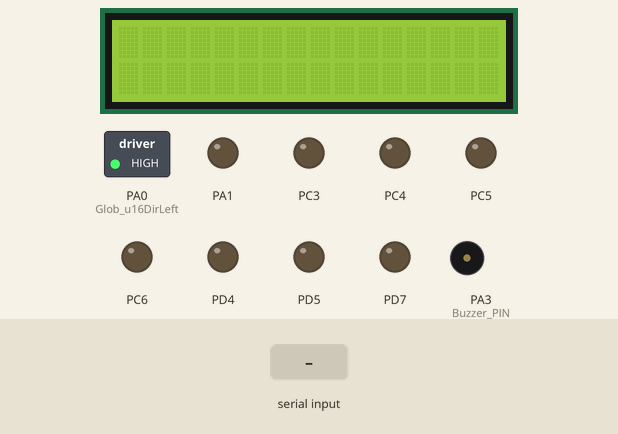
Simulated run of this program. Board: ATmega32, built with avr-gcc and emulated at 16 MHz. On the bench: 16×2 character LCD, switched loads named in the program (green lamp = pin HIGH), output pins drawn as LEDs (lit = HIGH), buzzer (waves = sounding, pin HIGH). Wiring (inferred from the names in the program): character LCD (HD44780): RS PB1; R/W PB2; E PB3; data PA4, PA5, PA6, PA7. Inputs (shaded band) come from the test bench. Pins used as bus, display or sensor lines are not drawn.

Above: at 1.2 s.
1.3 s: "F" received over Serial
At 1.8 s:
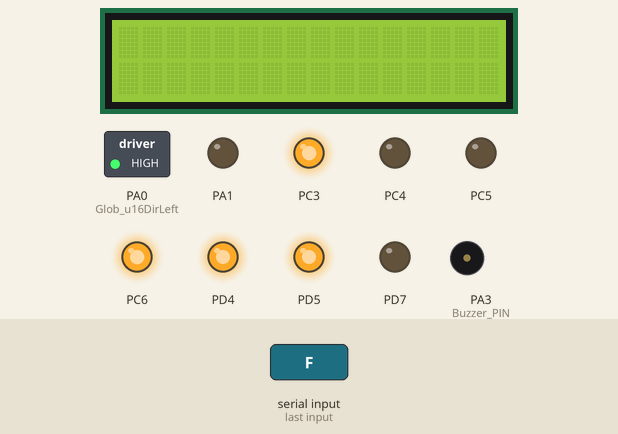
2.8 s: byte 86 ('V') received over Serial
At 4.0 s:
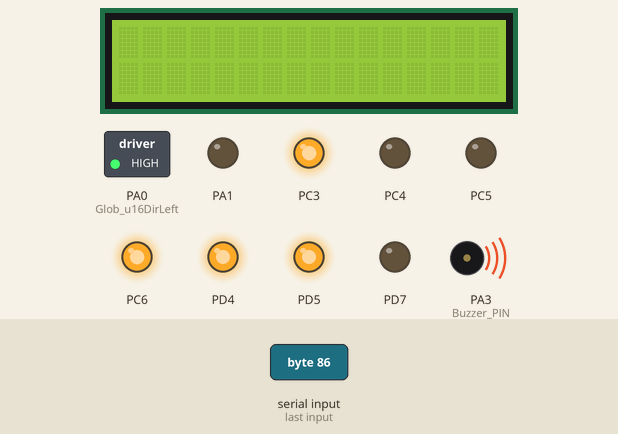
4.3 s: byte 71 ('G') received over Serial
At 5.4 s:
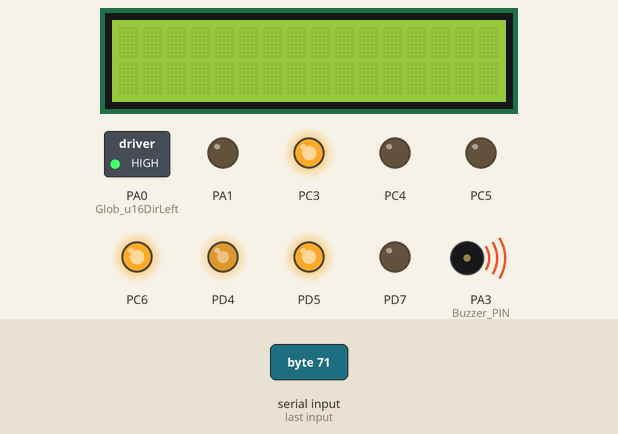
5.8 s: byte 118 ('v') received over Serial
At 6.2 s:
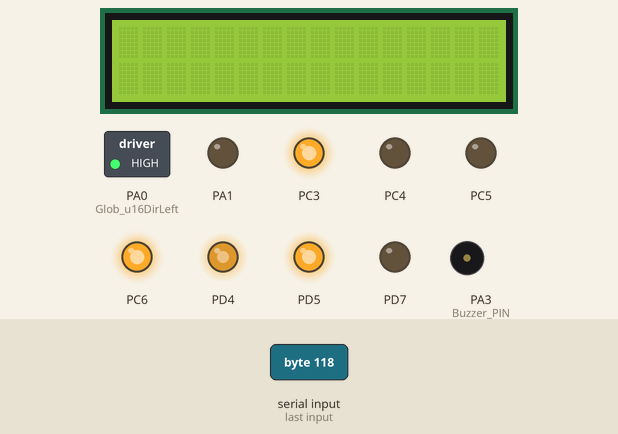
7.3 s: "B" received over Serial
At 8.5 s:
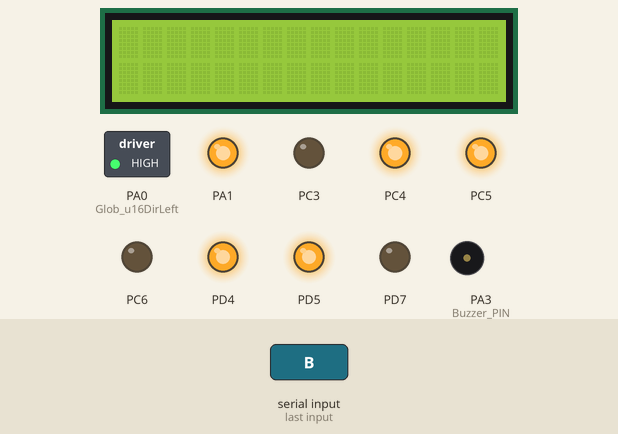
8.8 s: "L" received over Serial
At 9.7 s:
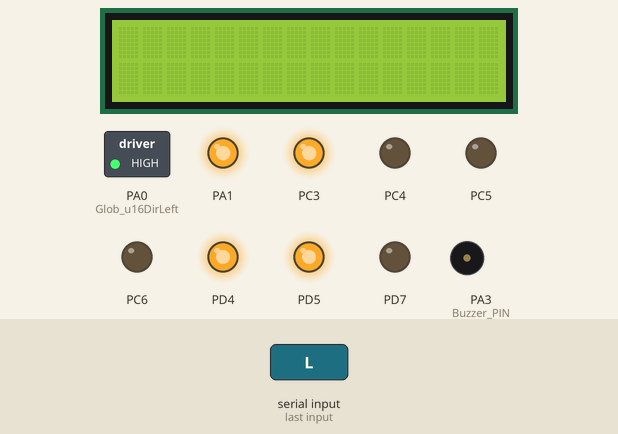
Timing chart, 0 to 11.3 s (numbered marks = the images above; inputs shaded):
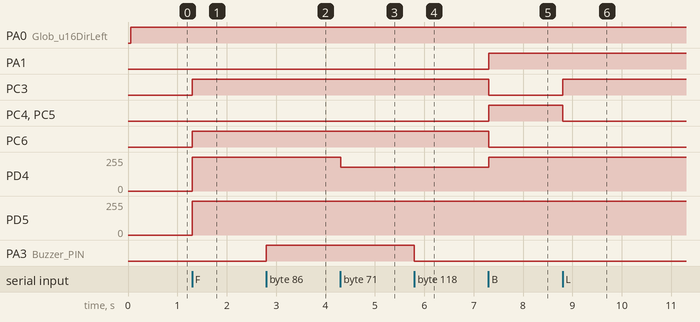

The program:

main.c
```c
/*
 * main.c
 *
 *  Created on: Dec 13, 2023
 *      Author: Mohamed
 */

#include "Autonomous_Car/Autonomous_Car.h"
#include "Control_Car/Control_Car.h"
int main(void) {
	u8 Loc_u8Mode = 'X';
	//APP_Autonomous_Car_voidInit();
	APP_Control_Car_Init();
	while (1) {
		//MCAL_UART_UARTReceive(&Loc_u8Mode);
		//if (Loc_u8Mode == 'x') {
			APP_Control_Car_App();
		//} else if (Loc_u8Mode == 'X') {
			//APP_Autonomous_Car_voidApp();
		//}
	}

}
```

Autonomous_Car.c
```c
/*
 * Autonomous_Car.c
 *
 *  Created on: Dec 13, 2023
 *      Author: Mohamed
 */

#include "Autonomous_Car.h"
volatile u16 Glob_u16DirLeft = NUM0;
volatile u16 Glob_u16DirRight = NUM0;
volatile u16 Glob_u16DirFront = NUM0;
void APP_Autonomous_Car_voidInit(void) {
	//Init Buzzer
//	HAL_Buzzer_u8BuzzerInit(PortA, Pin3);
	//Init LCD
	HAL_LCD_u8LCDInit();
	//Init Servo Motor
	HAL_SM_voidSMInit();
	//Init UltraSonic Sensor
	HAL_Ultrasonic_Sensor_voidInit();
	//Init H_Bridge
	HAL_void_H_BridgeInit();
	//Leds
	HAL_LED_u8LedInit(PortA, Pin0);
	HAL_LED_u8LedInit(PortA, Pin1);
}
void APP_Autonomous_Car_voidApp(void) {
	u8 Loc_u8direction = 'E';
	f32 LOC_f32Distance = NUM0;
	//	Initially Set Servo Angle 90
	HAL_SM_voidSMSetAngle(START_ANGLE);
	//Light Front LEDS
	HAL_LED_u8LedMode(PortA, Pin0, LED_ON);
	while (NUM1) {
		MCAL_UART_UARTReceive(Loc_u8direction);
		if(Loc_u8direction=='x'){
			APP_Control_Car_App();
		}
		_delay_ms(50);
		HAL_Ultrasonic_Sensor_voidCalcDistancse(&LOC_f32Distance);
//		Glob_u16DirFront = LOC_f32Distance;
		if (LOC_f32Distance > DISTANCE_30) {
			HAL_LCD_u8Clear();
			HAL_LCD_u8SendString("Moving Front...");
			HAL_LCD_u8GoTo(Second_Line, NUM0);
			HAL_LCD_u8SendString("Distance: ");
			_delay_ms(50);
			HAL_Ultrasonic_Sensor_voidCalcDistancse(&LOC_f32Distance);
			_delay_ms(50);
			Glob_u16DirFront = LOC_f32Distance;
			HAL_LCD_u8SendNumber(Glob_u16DirFront);
			_delay_ms(20);
			HAL_LCD_u8SendString("cm");
			HAL_void_H_BridgeFront(MAX_SPEED);
			HAL_LED_u8LedMode(PortA, Pin1, LED_OFF);
		} else if (LOC_f32Distance <= DISTANCE_30) {
			if (LOC_f32Distance <= DISTANCE_10) {
//				HAL_Buzzer_u8BuzzerMode(PortA, Pin3, Pin_High);
				HAL_LCD_u8Clear();
				HAL_LCD_u8SendString("Moving Back...");
				HAL_void_H_BridgeBack(MAX_SPEED);
				_delay_ms(1000);
//				HAL_Buzzer_u8BuzzerMode(PortA, Pin3, Pin_Low);
			}
			HAL_void_H_BridgeStop(NUM0);
			HAL_LED_u8LedMode(PortA, Pin1, LED_ON);
			for (int i = START_ANGLE; i >= MAX_CCW_ANGLE; i -= NUM_2) {
				HAL_SM_voidSMSetAngle(i);
				if (i == MAX_CCW_ANGLE) {
					_delay_ms(50);
					HAL_Ultrasonic_Sensor_voidCalcDistancse(&LOC_f32Distance);
					_delay_ms(50);
					Glob_u16DirRight = LOC_f32Distance;
					HAL_LCD_u8Clear();
					HAL_LCD_u8SendString("Dir Right: ");
					HAL_LCD_u8SendNumber(Glob_u16DirRight);
					HAL_LCD_u8SendString("cm");
					_delay_ms(200);
					for (int j = MAX_CCW_ANGLE; j <= MAX_CW_ANGLE; j += NUM_2) {
						HAL_SM_voidSMSetAngle(j);
						if (j == MAX_CW_ANGLE) {
							_delay_ms(50);
							HAL_Ultrasonic_Sensor_voidCalcDistancse(
									&LOC_f32Distance);
							_delay_ms(50);
							Glob_u16DirLeft = LOC_f32Distance;
							HAL_LCD_u8Clear();
							HAL_LCD_u8SendString("Dir Left: ");
							HAL_LCD_u8SendNumber(Glob_u16DirLeft);
							HAL_LCD_u8SendString("cm");
							_delay_ms(200);
							for (int k = MAX_CW_ANGLE; k >= START_ANGLE; k -=
							NUM_2) {
								HAL_SM_voidSMSetAngle(k);
							}
						}
					}
				}
			}
			if (Glob_u16DirLeft > Glob_u16DirRight) {
				HAL_LCD_u8Clear();
				HAL_LCD_u8SendString("Moving Left...");
				HAL_LCD_u8GoTo(Second_Line, NUM0);
				HAL_LCD_u8SendString("Distance: ");
				HAL_LCD_u8SendNumber((u16) Glob_u16DirLeft);
				HAL_LCD_u8SendString("cm");
				HAL_void_H_BridgeCCW(MAX_SPEED);
				_delay_ms(900);
			} else if (Glob_u16DirRight >= Glob_u16DirLeft) {
				HAL_LCD_u8Clear();
				HAL_LCD_u8SendString("Moving Right...");
				HAL_LCD_u8GoTo(Second_Line, NUM0);
				HAL_LCD_u8SendString("Distance: ");
				HAL_LCD_u8SendNumber((u16) Glob_u16DirRight);
				HAL_LCD_u8SendString("cm");
				HAL_void_H_BridgeCW(MAX_SPEED);
				_delay_ms(900);
			} else {
				//NOTHING
			}
		} else {
			//NOTHING
		}
	}

}
```

Autonomous_Car.h
```c
/*
 * Autonomous_Car.h
 *
 *  Created on: Dec 13, 2023
 *      Author: Mohamed
 */

#ifndef APPLICATION_AUTONOMOUS_CAR_AUTONOMOUS_CAR_H_
#define APPLICATION_AUTONOMOUS_CAR_AUTONOMOUS_CAR_H_
#include "../../HAL/H_Bridge/H_Bridge.h"
#include "../../HAL/Servo Motor/Servo_Motor.h"
#include "../../HAL/Ultrasonic Sensor/Ultrasonic_Sensor.h"
#include "../../HAL/LED/LED.h"
#include "../../HAL/LCD/LCD.h"
#include "../../HAL/Buzzer/Buzzer.h"
#include "../Control_Car/Control_Car.h"
#define START_ANGLE 90
#define MAX_CW_ANGLE 180
#define MAX_CCW_ANGLE 0
#define DISTANCE_30 30.0
#define DISTANCE_10 10.0
#define MAX_SPEED 99
#define NUM_2 2
void APP_Autonomous_Car_voidInit(void) ;
void APP_Autonomous_Car_voidApp(void) ;
#endif /* APPLICATION_AUTONOMOUS_CAR_AUTONOMOUS_CAR_H_ */
```

Control_car.c
```c
/*
 * Control_car.c
 *
 *  Created on: May 1, 2024
 *      Author: TOP_WORLD
 */
#include "Control_Car.h"
f32 Glob_f32distance = 0;
u8 Glob_u8Event = 'S';
void sensor(void *pt);
void lcd_display(void *ptr);
void APP_Control_Car_Init(void) {
	//Init Buzzer
	HAL_Buzzer_u8BuzzerInit(PortA, Pin3);
	//Init LCD
	HAL_LCD_u8LCDInit();
	//Init Servo Motor
	HAL_SM_voidSMInit();
	//Init UltraSonic Sensor
	HAL_Ultrasonic_Sensor_voidInit();
	//Init H_Bridge
	HAL_void_H_BridgeInit();
	//Leds
	HAL_LED_u8LedInit(PortA, Pin0);
	HAL_LED_u8LedInit(PortA, Pin1);
	//UART
	MCAL_UART_UARTInit();
	//Free Rtos
//	xTaskCreate(lcd_display, "lcd_display", 80, 0, 1, 0);
//	xTaskCreate(sensor, "sensor", 80, 0, 1, 0);
//	vTaskStartScheduler();
}
void APP_Control_Car_App(void) {

	//	Initially Set Servo Angle 90
	HAL_SM_voidSMSetAngle(START_ANGLE);
	//Light Front LEDS
	HAL_LED_u8LedMode(PortA, Pin0, LED_ON);
	while (1) {
		MCAL_UART_UARTReceive(&Glob_u8Event);
		if (Glob_u8Event == 'F') {
			//if(Glob_f32distance>30){
			HAL_LED_u8LedMode(PortA, Pin0, LED_ON);
			HAL_LED_u8LedMode(PortA, Pin1, LED_OFF);
			HAL_void_H_BridgeFront(MAX_SPEED);
			//}else{
			//HAL_void_H_BridgeStop(NUM0);
			//}
		} else if (Glob_u8Event == 'B') {
			HAL_void_H_BridgeBack(MAX_SPEED);
			HAL_LED_u8LedMode(PortA, Pin1, LED_ON);
		} else if (Glob_u8Event == 'L') {
			HAL_void_H_BridgeCCW(MAX_SPEED);
		} else if (Glob_u8Event == 'R') {
			HAL_void_H_BridgeCW(MAX_SPEED);
		} else if (Glob_u8Event == 'S') {
			HAL_void_H_BridgeStop(NUM0);
		} else if (Glob_u8Event == 'W') {
			HAL_LED_u8LedMode(PortA, PIN0, LED_ON);
		} else if (Glob_u8Event == 'w') {
			HAL_LED_u8LedMode(PortA, PIN0, LED_OFF);
		} else if (Glob_u8Event == 'U') {
			HAL_LED_u8LedMode(PortA, PIN1, LED_ON);
		} else if (Glob_u8Event == 'u') {
			HAL_LED_u8LedMode(PortA, PIN1, LED_OFF);
		} else if (Glob_u8Event == 'V') {
			HAL_Buzzer_u8BuzzerMode(PortA, Pin3, Buzzer_ON);
		} else if (Glob_u8Event == 'v') {
			HAL_Buzzer_u8BuzzerMode(PortA, Pin3, Buzzer_OFF);
		} else if (Glob_u8Event == 'X') {
			APP_Autonomous_Car_voidApp();
		} else if (Glob_u8Event == 'G') {
			HAL_void_H_BridgeFR();
		} else if (Glob_u8Event == 'I') {
//			HAL_void_H_BridgeCW(99);
//			HAL_void_H_BridgeCCW(60);
		} else if (Glob_u8Event == 'H') {

		} else if (Glob_u8Event == 'J') {

		} else {
			//NOTHING
		}
	}

}
void lcd_display(void *ptr) {
	while (1) {
		switch (Glob_u8Event) {
		case 'F':
			if (Glob_f32distance > 30) {
				HAL_LCD_u8Clear();
				HAL_LCD_u8SendString("Moving Front: ");
				_delay_ms(500);
			} else {
				HAL_LCD_u8Clear();
				HAL_LCD_u8SendString("Stopping!!");
				_delay_ms(500);
			}
			break;
		case 'L':
			HAL_LCD_u8Clear();
			HAL_LCD_u8SendString("Moving Left: ");
			_delay_ms(500);
			break;
		case 'R':
			HAL_LCD_u8Clear();
			HAL_LCD_u8SendString("Moving Right: ");
			_delay_ms(500);
			break;
		case 'S':
			HAL_LCD_u8Clear();
			HAL_LCD_u8SendString("Stopping!!");
			_delay_ms(500);
			break;
		case 'B':
			HAL_LCD_u8Clear();
			HAL_LCD_u8SendString("Moving Back:");
			_delay_ms(500);
			break;
		}
	}
}
void sensor(void *pt) {
	while (1) {
		HAL_Ultrasonic_Sensor_voidCalcDistancse(&Glob_f32distance);
	}
}
```

Control_car.h
```c
/*
 * Control_car.h
 *
 *  Created on: May 1, 2024
 *      Author: TOP_WORLD
 */

#ifndef APPLICATION_CONTROL_CAR_CONTROL_CAR_H_
#define APPLICATION_CONTROL_CAR_CONTROL_CAR_H_
#include "../../MCAL/UART/UART.h"
#include "../../HAL/H_Bridge/H_Bridge.h"
#include "../../HAL/Servo Motor/Servo_Motor.h"
#include "../../HAL/Ultrasonic Sensor/Ultrasonic_Sensor.h"
#include "../../HAL/LED/LED.h"
#include "../../HAL/LCD/LCD.h"
#include "../../HAL/Buzzer/Buzzer.h"
#include "../Autonomous_Car/Autonomous_Car.h"
//#include "../../FreeRTOS/FreeRTOS.h"
//#include "../../FreeRTOS/task.h"
#define START_ANGLE 90
#define MAX_CW_ANGLE 180
#define MAX_CCW_ANGLE 0
#define DISTANCE_30 30.0
#define DISTANCE_10 10.0
#define MAX_SPEED 99
#define NUM_2 2
void APP_Control_Car_Init(void) ;
void APP_Control_Car_App(void) ;
#endif /* APPLICATION_CONTROL_CAR_CONTROL_CAR_H_ */
```

MCU.h
```c
/*
 * MCU.h
 *
 *  Created on: Sep 24, 2023
 *      Author: Mohamed
 */

#ifndef COMMONS_MCU_H_
#define COMMONS_MCU_H_

#include "STD_Types.h"

//DIO
#define DDRA (*(volatile u8*)0x3A)
#define DDRB (*(volatile u8*)0x37)
#define DDRC (*(volatile u8*)0x34)
#define DDRD (*(volatile u8*)0x31)

#define PORTA (*(volatile u8*)0x3B)
#define PORTB (*(volatile u8*)0x38)
#define PORTC (*(volatile u8*)0x35)
#define PORTD (*(volatile u8*)0x32)

#define PINA (*(volatile u8*)0x39)
#define PINB (*(volatile u8*)0x36)
#define PINC (*(volatile u8*)0x33)
#define PIND (*(volatile u8*)0x30)

//interrupt
#define SREG (*(volatile u8*)0x5F)
#define GICR (*(volatile u8*)0x5B)
#define GIFR (*(volatile u8*)0x5A)
#define MCUCR (*(volatile u8*)0x55)
#define MCUCSR (*(volatile u8*)0x54)


//Timer0
#define TIMSK (*(volatile u8*)0x59)
#define OCR0 (*(volatile u8*)0x5c)
#define TCCR0 (*(volatile u8*)0x53)
#define TCNT0 (*(volatile u8*)0x52)

//Timer1
#define TCCR1A *((volatile u8*)0x4F)
#define TCCR1B *((volatile u8*)0x4E)
#define TCNT1H *((volatile u8*)0x4D)
#define TCNT1L *((volatile u8*)0x4C)
#define OCR1AH *((volatile u8*)0x4B)
#define OCR1AL *((volatile u8*)0x4A)
#define OCR1BH *((volatile u8*)0x49)
#define OCR1BL *((volatile u8*)0x48)
#define ICR1H *((volatile u8*)0x47)
#define ICR1L *((volatile u8*)0x46)
#define ICR1 (*(volatile uint16_t *)((0x26) + 0x20))
#define OCR1A (*(volatile uint16_t *)((0x2A) + 0x20))
#define OCR1B (*(volatile uint16_t *)((0x28) + 0x20))
#define TCNT1 (*(volatile uint16_t *)((0x2C) + 0x20))

//UART
#define UCSRA (*(volatile u8*)0x2B)
#define UCSRB (*(volatile u8*)0x2A)
#define UCSRC (*(volatile u8*)0x40)
#define UBRRH (*(volatile u8*)0x40)
#define UBRRL (*(volatile u8*)0x29)
#define UDR (*(volatile u8*)0x2C)


#endif /* COMMONS_MCU_H_ */
```

Macros.h
```c
/*
 * Macros.h
 *
 *  Created on: Sep 24, 2023
 *      Author: Mohamed
 */

#ifndef COMMONS_MACROS_H_
#define COMMONS_MACROS_H_

#define GET_BIT(REG,BIT) ((REG>>BIT)&1)
#define SET_BIT(REG,BIT) REG|=(1<<BIT)
#define TOGGLE_BIT(REG,BIT) REG^=(1<<BIT)
#define CLR_BIT(REG,BIT) REG&=~(1<<BIT)

enum {
	E_OK, E_NOT_OK
};


#endif /* COMMONS_MACROS_H_ */
```

Buzzer.c
```c
/*
 * Buzzer.c
 *
 *  Created on: Sep 25, 2023
 *      Author: Mohamed
 */

#include "Buzzer.h"

STD_Type HAL_Buzzer_u8BuzzerInit(u8 Loc_u8BuzzerPortID, u8 Loc_u8BuzzerPinID) {
	u8 Loc_u8Return_Value = E_NOT_OK;
	if (Loc_u8BuzzerPortID <= PortD && Loc_u8BuzzerPinID <= Num_Of_Pins) {
		Loc_u8Return_Value=Loc_u8Return_Value = MCAL_DIO_u8SetPinDirection(Loc_u8BuzzerPortID,
				Loc_u8BuzzerPinID, Pin_High);
	} else {
		//Do Nothing
	}
	return Loc_u8Return_Value;
}

STD_Type HAL_Buzzer_u8BuzzerMode(u8 Loc_u8BuzzerPortID, u8 Loc_u8BuzzerPinID,
		u8 Loc_u8BuzzerMode) {
	u8 Loc_u8Return_Value = E_NOT_OK;
	if (Loc_u8BuzzerPortID <= PortD && Loc_u8BuzzerPinID <= Num_Of_Pins
			&& Loc_u8BuzzerMode <= Buzzer_TOG) {
		if (Loc_u8BuzzerMode == Buzzer_ON) {
			Loc_u8Return_Value=MCAL_DIO_u8SetPinValue(Loc_u8BuzzerPortID, Loc_u8BuzzerPinID, Pin_High);
		} else if (Loc_u8BuzzerMode == Buzzer_OFF) {
			Loc_u8Return_Value=MCAL_DIO_u8SetPinValue(Loc_u8BuzzerPortID, Loc_u8BuzzerPinID, Pin_Low);
		} else if (Loc_u8BuzzerMode == Buzzer_TOG) {
			Loc_u8Return_Value=MCAL_DIO_u8TogglePinValue(Loc_u8BuzzerPortID,Loc_u8BuzzerPinID);
		} else {
			//Do Nothing
		}
	} else {
		//Do Nothing
	}
	return Loc_u8Return_Value;
}
```

Buzzer.h
```c
/*
 * Buzzer.h
 *
 *  Created on: Sep 25, 2023
 *      Author: Mohamed
 */

#ifndef HAL_BUZZER_BUZZER_H_
#define HAL_BUZZER_BUZZER_H_

#include "../../MCAL/DIO/DIO.h"

#define Buzzer_PORT PortA
#define Buzzer_PIN 3

enum {
	Buzzer_OFF, Buzzer_ON, Buzzer_TOG
};

STD_Type HAL_Buzzer_u8BuzzerInit(u8,u8);
STD_Type HAL_Buzzer_u8BuzzerMode(u8,u8,u8);


#endif /* HAL_BUZZER_BUZZER_H_ */
```

H_Bridge.c
```c
/*
 * H_Bridge.c
 *
 *  Created on: Dec 9, 2023
 *      Author: Mohamed
 */

#include "H_Bridge.h"

void HAL_void_H_BridgeInit() {
//	MCAL_DIO_u8SetPinDirection(PortD, Pin4, Pin_High);
//	MCAL_DIO_u8SetPinDirection(PortD, Pin5, Pin_High);
	MCAL_DIO_u8SetPinDirection(PortC, 3, Pin_High);
	MCAL_DIO_u8SetPinDirection(PortC, 4, Pin_High);
	MCAL_DIO_u8SetPinDirection(PortC, 5, Pin_High);
	MCAL_DIO_u8SetPinDirection(PortC, 6, Pin_High);
}

void HAL_void_H_BridgeCW(u8 copy_u8_speed) {
	MCAL_T1_FPWM_10bitRES(CHENNEL_B, copy_u8_speed);
	MCAL_T1_FPWM_10bitRES(CHENNEL_A, copy_u8_speed);
	MCAL_DIO_u8SetPinValue(PortC, Pin3, Pin_Low);
	MCAL_DIO_u8SetPinValue(PortC, Pin4, Pin_Low);
	MCAL_DIO_u8SetPinValue(PortC, Pin5, Pin_Low);
	MCAL_DIO_u8SetPinValue(PortC, Pin6, Pin_High);
}
void HAL_void_H_BridgeFR() {
	MCAL_T1_FPWM_10bitRES(CHENNEL_B, 70);
	MCAL_T1_FPWM_10bitRES(CHENNEL_A, 99);
	MCAL_DIO_u8SetPinValue(PortC, Pin3, Pin_High);
	MCAL_DIO_u8SetPinValue(PortC, Pin4, Pin_Low);
	MCAL_DIO_u8SetPinValue(PortC, Pin5, Pin_Low);
	MCAL_DIO_u8SetPinValue(PortC, Pin6, Pin_High);
}
void HAL_void_H_BridgeFront(u8 copy_u8_speed) {
	MCAL_T1_FPWM_10bitRES(CHENNEL_A, copy_u8_speed);
	MCAL_T1_FPWM_10bitRES(CHENNEL_B, copy_u8_speed);
	MCAL_DIO_u8SetPinValue(PortD, Pin4, Pin_High);
	MCAL_DIO_u8SetPinValue(PortD, Pin5, Pin_High);
	MCAL_DIO_u8SetPinValue(PortC, Pin3, Pin_High);
	MCAL_DIO_u8SetPinValue(PortC, Pin4, Pin_Low);
	MCAL_DIO_u8SetPinValue(PortC, Pin5, Pin_Low);
	MCAL_DIO_u8SetPinValue(PortC, Pin6, Pin_High);
}
void HAL_void_H_BridgeBack(u8 copy_u8_speed) {
	MCAL_T1_FPWM_10bitRES(CHENNEL_B, copy_u8_speed);
	MCAL_T1_FPWM_10bitRES(CHENNEL_A, copy_u8_speed);
	MCAL_DIO_u8SetPinValue(PortC, Pin3, Pin_Low);
	MCAL_DIO_u8SetPinValue(PortC, Pin4, Pin_High);
	MCAL_DIO_u8SetPinValue(PortC, Pin5, Pin_High);
	MCAL_DIO_u8SetPinValue(PortC, Pin6, Pin_Low);
}
void HAL_void_H_BridgeCCW(u8 copy_u8_speed) {
	MCAL_T1_FPWM_10bitRES(CHENNEL_B, copy_u8_speed);
	MCAL_T1_FPWM_10bitRES(CHENNEL_A, copy_u8_speed);
	MCAL_DIO_u8SetPinValue(PortC, Pin3, Pin_High);
	MCAL_DIO_u8SetPinValue(PortC, Pin4, Pin_Low);
	MCAL_DIO_u8SetPinValue(PortC, Pin5, Pin_Low);
	MCAL_DIO_u8SetPinValue(PortC, Pin6, Pin_Low);
}

void HAL_void_H_BridgeStop(u8 copy_u8_speed) {
	MCAL_T1_FPWM_10bitRES(CHENNEL_B, copy_u8_speed);
	MCAL_T1_FPWM_10bitRES(CHENNEL_A, copy_u8_speed);
	MCAL_DIO_u8SetPinValue(PortC, Pin3, Pin_Low);
	MCAL_DIO_u8SetPinValue(PortC, Pin4, Pin_Low);
	MCAL_DIO_u8SetPinValue(PortC, Pin5, Pin_Low);
	MCAL_DIO_u8SetPinValue(PortC, Pin6, Pin_Low);
}
```

H_Bridge.h
```c
/*
 * H_Bridge.h
 *
 *  Created on: Dec 9, 2023
 *      Author: Mohamed
 */

#ifndef HAL_H_BRIDGE_H_BRIDGE_H_
#define HAL_H_BRIDGE_H_BRIDGE_H_

#include "../../MCAL/DIO/DIO.h"
#include "../../MCAL/Timer 1/Timer1.h"

void HAL_void_H_BridgeInit();
void HAL_void_H_BridgeCW(u8);
void HAL_void_H_BridgeCCW(u8);
void HAL_void_H_BridgeStop(u8);
void HAL_void_H_BridgeFront(u8);
void HAL_void_H_BridgeBack(u8);
void HAL_void_H_BridgeFR();

#endif /* HAL_H_BRIDGE_H_BRIDGE_H_ */
```

LCD.h
```c
/*
 * LCD.h
 *
 *  Created on: Sep 29, 2023
 *      Author: Mohamed
 */

#ifndef HAL_LCD_LCD_H_
#define HAL_LCD_LCD_H_

#include "../../MCAL/DIO/DIO.h"

#define Function_Set        0b00101000
#define Display_Mode        0b00001111
#define Display_Clear       0b00000001
#define Entry_Mode          0b00000110
#define Reset          0x02
#define beginning_1stLine   0x80
#define beginning_2stLine   0xc0
#define Right_Shift_Command 0x1c
#define Left_Shift_Command  0x18
#define CURSOR_OFF 0x0c

#define LCD_OUTPUT 1
#define LCD_INPUT 0

#define RW_High 1
#define RW_Low 0
#define RW_Port PortB
#define RW_Pin 2

#define RS_High 1
#define RS_Low 0
#define RS_Port PortB
#define RS_Pin 1

#define Enable_High 1
#define Enable_Low 0

#define Enable_PORT PortB
#define Enable_PIN 3

#define LCD_D_PORT PortA
#define LCD_D4_PIN 4
#define LCD_D5_PIN 5
#define LCD_D6_PIN 6
#define LCD_D7_PIN 7

enum {
	Left_Shift, Right_Shift, First_Line, Second_Line
};

void HAL_LCD_u8LCDInit();
void HAL_LCD_u8SendCommands(u8);
void HAL_LCD_u8SendChar(u8);
void HAL_LCD_u8SendString(u8*);
void HAL_LCD_u8Clear();
void HAL_LCD_u8GoTo(u8, u8);
void HAL_LCD_u8CustomChar(u8, u8*);
void  HAL_LCD_voidData(u8 Data);
#endif /* HAL_LCD_LCD_H_ */
```

LED.c
```c
/*
 * LED.c
 *
 *  Created on: Sep 25, 2023
 *      Author: Mohamed
 */
#include "LED.h"

STD_Type HAL_LED_u8LedInit(u8 Loc_u8LEDPortID, u8 Loc_u8LEDPinID) {
	u8 Loc_u8Return_Value = E_NOT_OK;
	if (Loc_u8LEDPortID <= PortD && Loc_u8LEDPinID <= Num_Of_Pins) {
		Loc_u8Return_Value = MCAL_DIO_u8SetPinDirection(Loc_u8LEDPortID,
				Loc_u8LEDPinID, Pin_High);
	} else {
		//Do Nothing
	}
	return Loc_u8Return_Value;
}

STD_Type HAL_LED_u8LedMode(u8 Loc_u8LEDPortID, u8 Loc_u8LEDPinID,
		u8 Loc_u8LEDMode) {
	u8 Loc_u8Return_Value = E_NOT_OK;
	if (Loc_u8LEDPortID <= PortD && Loc_u8LEDPinID <= Num_Of_Pins
			&& Loc_u8LEDMode <= LED_TOG) {
		if (Loc_u8LEDMode == LED_ON) {
			Loc_u8Return_Value = MCAL_DIO_u8SetPinValue(Loc_u8LEDPortID,
					Loc_u8LEDPinID, Pin_High);
		} else if (Loc_u8LEDMode == LED_OFF) {
			Loc_u8Return_Value = MCAL_DIO_u8SetPinValue(Loc_u8LEDPortID,
					Loc_u8LEDPinID, Pin_Low);
		} else if (Loc_u8LEDMode == LED_TOG) {
			Loc_u8Return_Value = MCAL_DIO_u8TogglePinValue(Loc_u8LEDPortID,
					Loc_u8LEDPinID);
		} else {
			//Do Nothing
		}
	} else {
		//Do Nothing
	}
	return Loc_u8Return_Value;
}
```

LED.h
```c
/*
 * LED.h
 *
 *  Created on: Sep 25, 2023
 *      Author: Mohamed
 */

#ifndef HAL_LED_LED_H_
#define HAL_LED_LED_H_

#include "../../MCAL/DIO/DIO.h"

#define LED0_PORT PortC
#define LED0_PIN 2
#define LED1_PORT PortC
#define LED1_PIN 7
#define LED2_PORT PortD
#define LED2_PIN 3

enum {
	LED_OFF, LED_ON, LED_TOG
};

STD_Type HAL_LED_u8LedInit(u8,u8);
STD_Type HAL_LED_u8LedMode(u8,u8,u8);

#endif /* HAL_LED_LED_H_ */
```

Source omitted: LCD.c (3901 bytes), Servo_Motor.c (485 bytes), Servo_Motor.h (357 bytes), Ultrasonic_Sensor.c (2674 bytes), Ultrasonic_Sensor.h (673 bytes), STD_Types.h (387 bytes), DIO.c (8308 bytes), DIO.h (1072 bytes), Interrupt.c (3096 bytes), Interrupt.h (1144 bytes), Timer_0.c (3887 bytes), Timer_0.h (1313 bytes) and 4 more

Measured:
- after the input at 1.3 s, PC3, PC6: LOW → HIGH at once; PD4, PD5: 0/255 → 252/255 at once
- after the input at 2.8 s, PA3 (Buzzer_PIN): LOW → HIGH at once
- after the input at 4.3 s, PD4: 252/255 → 178/255 at once
- after the input at 5.8 s, PA3 (Buzzer_PIN): HIGH → LOW at once
- after the input at 7.3 s, PA1, PC4, PC5: LOW → HIGH at once; PC3, PC6: HIGH → LOW at once; PD4: 178/255 → 252/255 at once
- after the input at 8.8 s, PC3: LOW → HIGH at once; PC4, PC5: HIGH → LOW at once
